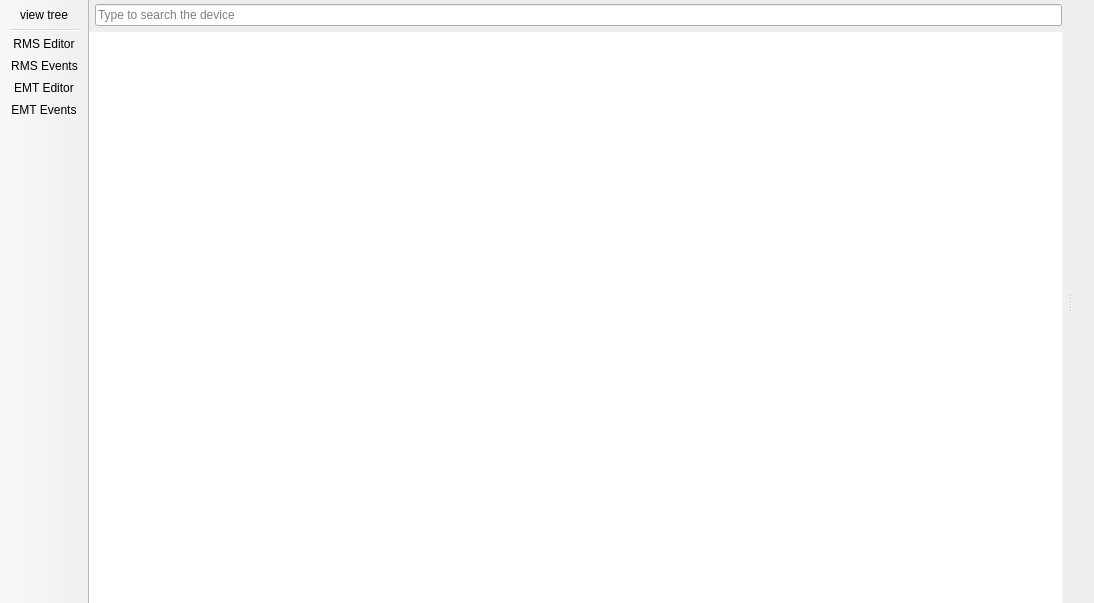
<?xml version="1.0" encoding="UTF-8"?>
<ui version="4.0">
 <class>DynamicEditorWorkspaceWindow</class>
 <widget class="QMainWindow" name="DynamicEditorWorkspaceWindow">
  <property name="geometry">
   <rect>
    <x>0</x>
    <y>0</y>
    <width>1094</width>
    <height>603</height>
   </rect>
  </property>
  <property name="windowTitle">
   <string>Dynamic Editor Workspace</string>
  </property>
  <widget class="QWidget" name="centralwidget">
   <layout class="QVBoxLayout" name="verticalLayout">
    <property name="leftMargin">
     <number>0</number>
    </property>
    <property name="topMargin">
     <number>0</number>
    </property>
    <property name="rightMargin">
     <number>0</number>
    </property>
    <property name="bottomMargin">
     <number>0</number>
    </property>
    <item>
     <widget class="QSplitter" name="splitter">
      <property name="orientation">
       <enum>Qt::Orientation::Horizontal</enum>
      </property>
      <widget class="QFrame" name="treeFrame">
       <property name="frameShape">
        <enum>QFrame::Shape::NoFrame</enum>
       </property>
       <property name="frameShadow">
        <enum>QFrame::Shadow::Raised</enum>
       </property>
       <layout class="QVBoxLayout" name="verticalLayout_2">
        <property name="leftMargin">
         <number>0</number>
        </property>
        <property name="topMargin">
         <number>4</number>
        </property>
        <property name="rightMargin">
         <number>6</number>
        </property>
        <property name="bottomMargin">
         <number>0</number>
        </property>
        <item>
         <widget class="QFrame" name="frame_2">
          <property name="frameShape">
           <enum>QFrame::Shape::NoFrame</enum>
          </property>
          <property name="frameShadow">
           <enum>QFrame::Shadow::Raised</enum>
          </property>
          <layout class="QHBoxLayout" name="horizontalLayout_2">
           <property name="leftMargin">
            <number>6</number>
           </property>
           <property name="topMargin">
            <number>0</number>
           </property>
           <property name="rightMargin">
            <number>0</number>
           </property>
           <property name="bottomMargin">
            <number>0</number>
           </property>
           <item>
            <widget class="QLineEdit" name="searchInTreeLineEdit">
             <property name="placeholderText">
              <string>Type to search the device</string>
             </property>
            </widget>
           </item>
          </layout>
         </widget>
        </item>
        <item>
         <widget class="QTreeView" name="treeView">
          <property name="frameShape">
           <enum>QFrame::Shape::NoFrame</enum>
          </property>
         </widget>
        </item>
       </layout>
      </widget>
      <widget class="QFrame" name="editorFrame">
       <property name="frameShape">
        <enum>QFrame::Shape::NoFrame</enum>
       </property>
       <property name="frameShadow">
        <enum>QFrame::Shadow::Raised</enum>
       </property>
       <layout class="QVBoxLayout" name="verticalLayout_3">
        <property name="leftMargin">
         <number>6</number>
        </property>
        <property name="topMargin">
         <number>0</number>
        </property>
        <property name="rightMargin">
         <number>0</number>
        </property>
        <property name="bottomMargin">
         <number>0</number>
        </property>
        <item>
         <layout class="QVBoxLayout" name="editorFrameLayout"/>
        </item>
       </layout>
      </widget>
     </widget>
    </item>
   </layout>
  </widget>
  <widget class="QToolBar" name="toolBar">
   <property name="windowTitle">
    <string>toolBar</string>
   </property>
   <property name="movable">
    <bool>false</bool>
   </property>
   <property name="allowedAreas">
    <set>Qt::ToolBarArea::LeftToolBarArea</set>
   </property>
   <property name="floatable">
    <bool>false</bool>
   </property>
   <attribute name="toolBarArea">
    <enum>LeftToolBarArea</enum>
   </attribute>
   <attribute name="toolBarBreak">
    <bool>false</bool>
   </attribute>
   <addaction name="actionview_tree"/>
   <addaction name="separator"/>
   <addaction name="actionRMS_Editor"/>
   <addaction name="actionRMS_Events"/>
   <addaction name="actionEMT_Editor"/>
   <addaction name="actionEMT_Events"/>
  </widget>
  <action name="actionview_tree">
   <property name="icon">
    <iconset resource="../../Icons/icons.qrc">
     <normaloff>:/Icons/icons/tree.png</normaloff>:/Icons/icons/tree.png</iconset>
   </property>
   <property name="text">
    <string>view tree</string>
   </property>
   <property name="menuRole">
    <enum>QAction::MenuRole::NoRole</enum>
   </property>
  </action>
  <action name="actionRMS_Editor">
   <property name="icon">
    <iconset resource="../../Icons/icons.qrc">
     <normaloff>:/Icons/icons/dyn.png</normaloff>:/Icons/icons/dyn.png</iconset>
   </property>
   <property name="text">
    <string>RMS Editor</string>
   </property>
   <property name="menuRole">
    <enum>QAction::MenuRole::NoRole</enum>
   </property>
  </action>
  <action name="actionEMT_Editor">
   <property name="icon">
    <iconset resource="../../Icons/icons.qrc">
     <normaloff>:/Icons/icons/dyn_emt.png</normaloff>:/Icons/icons/dyn_emt.png</iconset>
   </property>
   <property name="text">
    <string>EMT Editor</string>
   </property>
   <property name="menuRole">
    <enum>QAction::MenuRole::NoRole</enum>
   </property>
  </action>
  <action name="actionRMS_Events">
   <property name="icon">
    <iconset resource="../../Icons/icons.qrc">
     <normaloff>:/Icons/icons/dyn_edit.png</normaloff>:/Icons/icons/dyn_edit.png</iconset>
   </property>
   <property name="text">
    <string>RMS Events</string>
   </property>
   <property name="menuRole">
    <enum>QAction::MenuRole::NoRole</enum>
   </property>
  </action>
  <action name="actionEMT_Events">
   <property name="icon">
    <iconset resource="../../Icons/icons.qrc">
     <normaloff>:/Icons/icons/dyn_emt_edit.png</normaloff>:/Icons/icons/dyn_emt_edit.png</iconset>
   </property>
   <property name="text">
    <string>EMT Events</string>
   </property>
   <property name="menuRole">
    <enum>QAction::MenuRole::NoRole</enum>
   </property>
  </action>
 </widget>
 <resources>
  <include location="../../Icons/icons.qrc"/>
 </resources>
 <connections/>
</ui>
